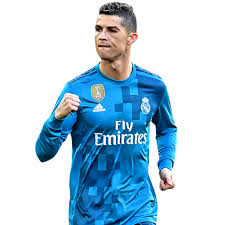
#> input picture images/ronaldo.jpeg, 225 x 225 px
$ python workingwithimage.py
#> lines starting #> are read from the running program, lines starting #| are printed output that depends on the picture
#import numpy as np
import cv2
#img = cv2.imread('images/ronaldo.png', 0)
img = cv2.imread('images/ronaldo.jpeg',0)
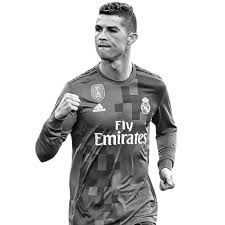
#> img: shape (225, 225); min 0, max 255, mean 201.3
cv2.imshow('Ronaldo Picture', img)
cv2.waitKey(0)
cv2.destroyAllWindows()
